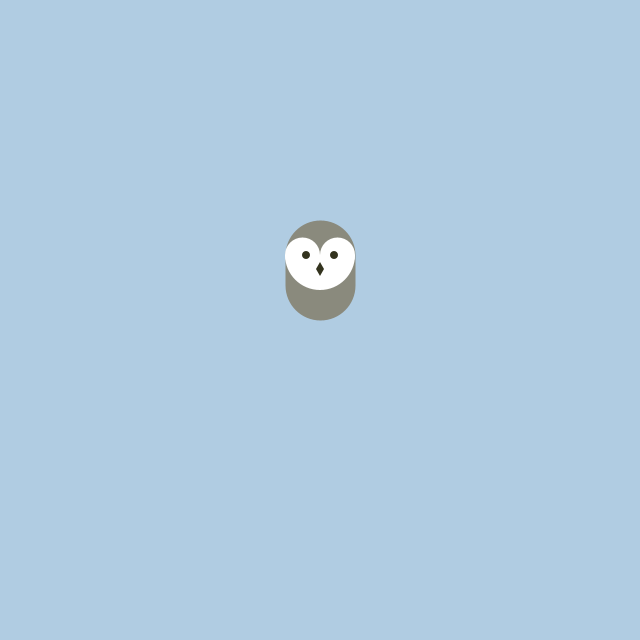
Frame 1 (no input)
Frame 60 (the mouse pressed at the canvas centre just before this capture): identical to frame 1, image omitted
Frame 120 (the mouse held since frame 60 and released just before this capture): identical to frame 1, image omitted

The Processing sketch that drew this single still picture (run headless with seeded random() and noise(); from frame 60 on, the mouse is pressed at the canvas centre):

// Processing sketch: sketch_47FunctionOwl
// ── sketch_47FunctionOwl.pde
void setup() {
  size(640, 640);
}

void draw() {
  background(176, 204, 226);

  owl(320, 320);
}

// owl()함수 만들기 
void owl(int x, int y) {
  pushMatrix();
  translate(x, y);
  stroke(138, 138, 125);
  strokeWeight(70);
  
  line(0, -35, 0, -65); // Body 
  noStroke();
  fill(255);
  ellipse(-17.5, -65, 35, 35); // Left eye dome
  ellipse(17.5, -65, 35, 35);  // Right eye dome
  arc(0, -65, 70, 70, 0, PI);  // Chin
  fill(51, 51, 30);
  ellipse(-14, -65, 8, 8); // Left eye
  ellipse(14, -65, 8, 8);  // Right eye
  quad(0, -58, 4, -51, 0, -44, -4, -51); // Beak
  popMatrix();
}
